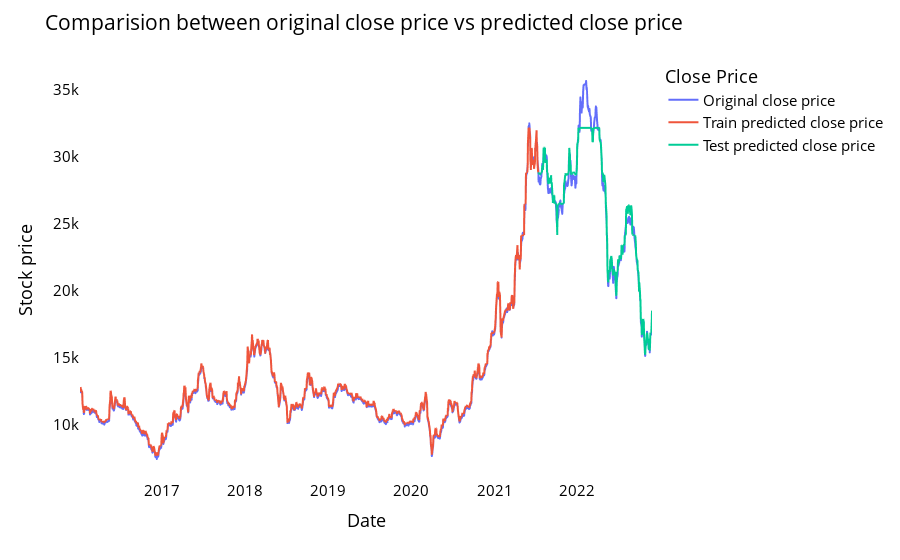

Here is the notebook cell this chart was saved with:
### Code cell
# shift train predictions for plotting
from itertools import cycle
import plotly.express as px

print(RF_train_predict.shape)
print(RF_test_predict.shape)
print(closedf.shape)
print(len(close_stock))

look_back=time_step
trainPredictPlot = np.empty_like(closedf)
trainPredictPlot[:, :] = np.nan
trainPredictPlot[0:len(RF_train_predict), :] = RF_train_predict

print("Train predicted data: ", trainPredictPlot)

# shift test predictions for plotting
testPredictPlot = np.empty_like(closedf)
testPredictPlot[:, :] = np.nan
testPredictPlot[len(RF_train_predict):len(closedf), :] = RF_test_predict

print("Test predicted data: ", testPredictPlot.shape)

close_stock['Predictions']=testPredictPlot
close_stock['Stock']='STB'
close_stock['Model']='SkLearn'
close_stock['Method']='MV'
close_stock.to_csv('./output/STB_SkLearn_MV.csv', index=False)

names = cycle(['Original close price','Train predicted close price','Test predicted close price'])


plotdf = pd.DataFrame({'date': close_stock['trunc_time'],
                       'original_close': close_stock['ma_5'],
                      'train_predicted_close': trainPredictPlot.reshape(1,-1)[0].tolist(),
                      'test_predicted_close': testPredictPlot.reshape(1,-1)[0].tolist()})

fig = px.line(plotdf,x=plotdf['date'], y=[plotdf['original_close'],plotdf['train_predicted_close'],
                                          plotdf['test_predicted_close']],
              labels={'value':'Stock price','date': 'Date'})
fig.update_layout(title_text='Comparision between original close price vs predicted close price',
                  plot_bgcolor='white', font_size=15, font_color='black', legend_title_text='Close Price')
fig.for_each_trace(lambda t:  t.update(name = next(names)))

fig.update_xaxes(showgrid=False)
fig.update_yaxes(showgrid=False)
fig.show()

### Figure 1 — Plotly figure (JSON) as saved in the notebook; plotly's stock layout.template omitted (floating-point values rounded to 4 significant figures; data arrays with more than 128 entries replaced by an {"elided": "..."} marker saying what was removed)
{"data": [{"hovertemplate": "variable=original_close<br>Date=%{x}<br>Stock price=%{y}<extra></extra>", "legendgroup": "original_close", "line": {"color": "#636efa", "dash": "solid"}, "marker": {"symbol": "circle"}, "mode": "lines", "name": "Original close price", "showlegend": true, "type": "scattergl", "x": {"elided": "1727 str values"}, "xaxis": "x", "y": {"elided": "1727 float values"}, "yaxis": "y"}, {"hovertemplate": "variable=train_predicted_close<br>Date=%{x}<br>Stock price=%{y}<extra></extra>", "legendgroup": "train_predicted_close", "line": {"color": "#EF553B", "dash": "solid"}, "marker": {"symbol": "circle"}, "mode": "lines", "name": "Train predicted close price", "showlegend": true, "type": "scattergl", "x": {"elided": "1727 str values"}, "xaxis": "x", "y": {"elided": "1727 float values"}, "yaxis": "y"}, {"hovertemplate": "variable=test_predicted_close<br>Date=%{x}<br>Stock price=%{y}<extra></extra>", "legendgroup": "test_predicted_close", "line": {"color": "#00cc96", "dash": "solid"}, "marker": {"symbol": "circle"}, "mode": "lines", "name": "Test predicted close price", "showlegend": true, "type": "scattergl", "x": {"elided": "1727 str values"}, "xaxis": "x", "y": {"elided": "1727 float values"}, "yaxis": "y"}], "layout": {"font": {"color": "black", "size": 15}, "legend": {"title": {"text": "Close Price"}, "tracegroupgap": 0}, "margin": {"t": 60}, "plot_bgcolor": "white", "title": {"text": "Comparision between original close price vs predicted close price"}, "xaxis": {"anchor": "y", "domain": [0, 1], "showgrid": false, "title": {"text": "Date"}}, "yaxis": {"anchor": "x", "domain": [0, 1], "showgrid": false, "title": {"text": "Stock price"}}}}
